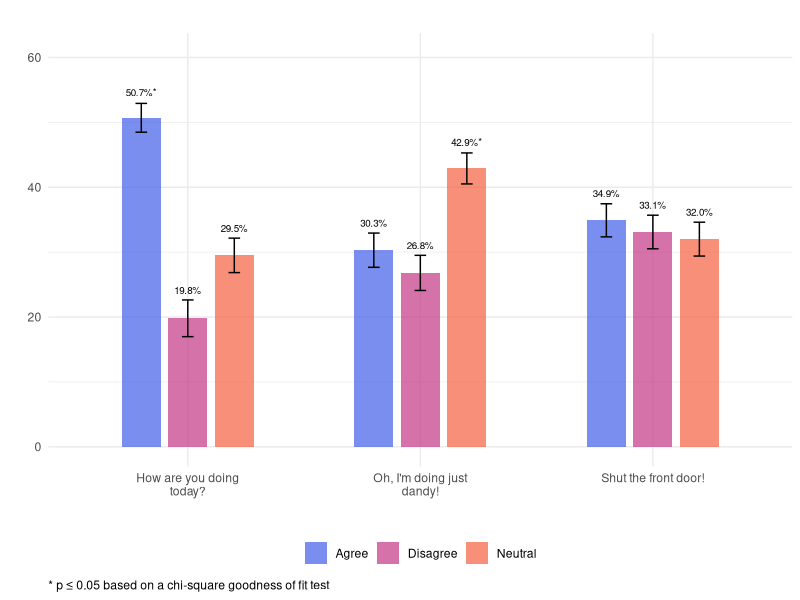

Write the R code that produced this figure.
## ---- chunk 1
# Import dependencies
library(dplyr)
library(ggplot2)
library(ggtext)
library(stringr)
library(tidyr)
## ---- chunk 2
# This function renders a grouped bar plot of all nominal vectors inputted
render_props <- function(x) {
  
  # This function runs a chi-square goodness of fit test and computes props for a nominal vector
  get_props <- function(x, label) {
    
    # Run Chi-square goodness of fit test
    test <- chisq.test(
      x = x %>%
        table %>% 
        unname
    )
    
    # Compute props
    props <- x %>% 
      table %>%
      prop.table %>%
      as_tibble %>%
      rename(level = ".", prop = n) %>%
      mutate(
        item = label,
        n = x %>%
          table %>%
          unname,
        error = sqrt((prop * (1 - prop)) / n) * 100,
        prop = round(prop * 100, 1),
        stat_sig = ""
      ) %>%
      relocate(item, .before = level)
    
    # If stat sig
    if(test$p.value <= 0.05) {
      
      # Identify prop with largest residual
      largest_residual <- which(abs(test$residuals) == max(abs(test$residuals)))
      
      # Add asterisk to stat_sig vector row with largest residual
      props$stat_sig[largest_residual] <- "*"
      
    }
    
    return(props)
    
  }
  
  # Wrap vector names if too long
  names(x) <- str_wrap(
    string = names(x),
    width = 20
  )

  # Pivot all nominal vectors long, then run each vector through the get_props function
  df <- x %>%
    pivot_longer(cols = all_of(names(x))) %>%
    group_by(name) %>%
    reframe(get_props(value, unique(name))) %>%
    ungroup() %>%
    mutate(
      item = factor(
        x = item,
        levels = all_of(names(x))
      )
    )
  
  # Create color palette
  color_palette <- c(
    "#405DE6", 
    "#5B51D8", 
    "#833AB4",
    "#C13584",
    "#E1306C",
    "#FD1D1D",
    "#F56040",
    "#F77737",
    "#FCAF45",
    "#FFDC80"
  )
  
  # Select the number of colors needed
  fill_colors <- color_palette[
    seq(
      from = 1, 
      to = length(color_palette), 
      by = floor(length(color_palette) / length(levels(df$item)))
    )[1:length(levels(df$item))]
  ]
  
  # Render bar plot
  ggplot(
    data = df,
    mapping = aes(
      x = item, 
      y = prop, 
      fill = level,
      label = paste0(format(prop, nsmall = 1), "%", stat_sig)
    )
  ) + 
    geom_col(
      stat = "identity", 
      width = 0.5, 
      position = position_dodge(width = 0.6), 
      alpha = 0.7
    ) +
    geom_text(
      position = position_dodge(width = 0.6),
      aes(vjust = -1.5, y = prop + (error / 1.5)), 
      size = 2.5
    ) +
  geom_errorbar(
    aes(ymin = prop - error, ymax = prop + error),
    width = 0.15,
    position = position_dodge(width = 0.6)
  ) + 
    scale_fill_manual(values = fill_colors) +
    scale_y_continuous(limits = c(0, min(100, max(df$prop + 10)))) +
    labs(
      title = "",
      x = "", 
      y = "",
      caption = "&ast; p &le; 0.05 based on a chi-square goodness of fit test"
    ) +
    theme_minimal() +
    theme(
      legend.position = "bottom",
      legend.title = element_blank(),
      plot.caption = element_markdown(hjust = 0)
    )
  
} 
## ---- chunk 3
# Create fake data
df <- tibble(
  `How are you doing today?` = sample(
    x = c("Agree", "Disagree", "Neutral"),
    size = 1000,
    replace = TRUE,
    prob = c(0.5, 0.2, 0.3)
  ),
  `Oh, I'm doing just dandy!` = sample(
    x = c("Agree", "Disagree", "Neutral"),
    size = 1000,
    replace = TRUE,
    prob = c(0.3, 0.27, 0.43)
  ),
  `Shut the front door!` = sample(
    x = c("Agree", "Disagree", "Neutral"),
    size = 1000,
    replace = TRUE,
    prob = c(0.32, 0.33, 0.35)
  )
)
## ---- chunk 4
render_props(
  x = df %>% 
    select(
      `How are you doing today?`, 
      `Oh, I'm doing just dandy!`, 
      `Shut the front door!`
    )
)
